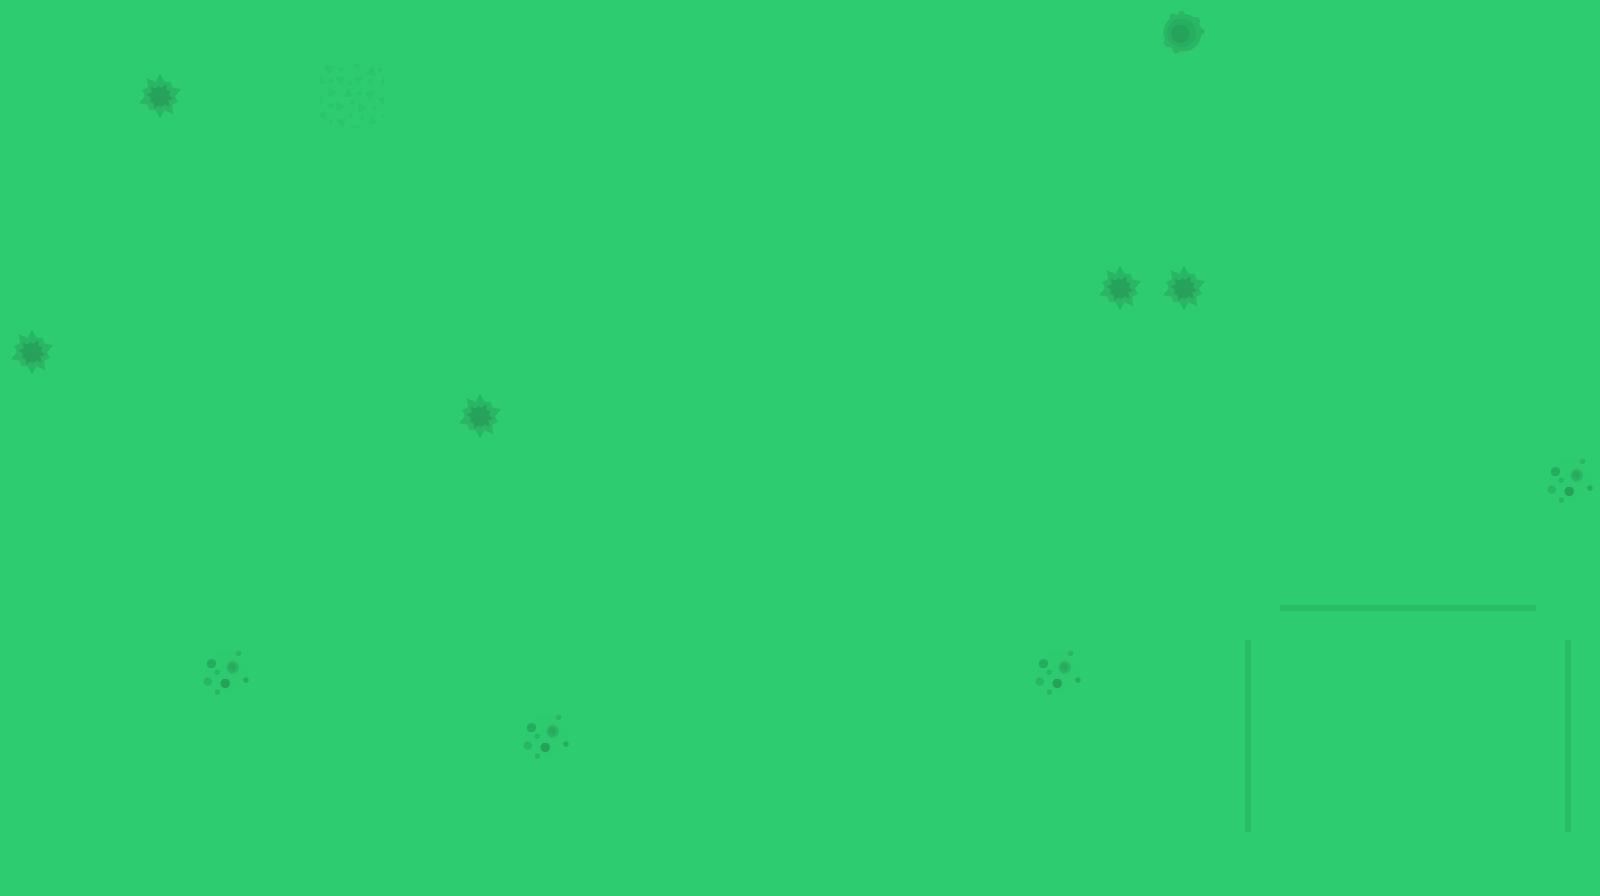

This is a level from a 2D game, rendered from its Tiled map with the project's own tilesets. A one-line summary and the map file follow, with tile-layer data summarised:
An orthogonal 25x14 tile map with 64x64 px tiles, 2 tile layers (Ground, Decor) and 48 objects (27x stone, 21x tree).

<map version="1.10" tiledversion="1.10.0" orientation="orthogonal" renderorder="right-down" width="25" height="14" tilewidth="64" tileheight="64" infinite="0" nextlayerid="11" nextobjectid="102">
 <tileset firstgid="1" name="td_tilesheet" tilewidth="64" tileheight="64" tilecount="299" columns="23">
  <image source="td_tilesheet.png" trans="ffffff" width="1472" height="832" />
 </tileset>
 <layer id="1" name="Ground" class="towerBase" width="25" height="14">
  <data>[350 cells, 350 non-empty, 2 distinct tile ids]</data>
 </layer>
 <layer id="2" name="Decor" width="25" height="14">
  <data>[350 cells, 20 non-empty, 5 distinct tile ids]</data>
 </layer>
 <objectgroup id="3" name="Resources">
  <object id="81" name="tree" type="tree" gid="131" x="773.131" y="311.926" width="64" height="64" />
  <object id="82" name="tree" type="tree" gid="131" x="904.71" y="180.347" width="64" height="64" />
  <object id="83" name="tree" type="tree" gid="131" x="550.808" y="248.405" width="64" height="64" />
  <object id="84" name="tree" type="tree" gid="131" x="348.902" y="581.889" width="64" height="64" />
  <object id="85" name="tree" type="tree" gid="131" x="1142.66" y="189.947" width="64" height="64" />
  <object id="86" name="tree" type="tree" gid="131" x="1183.75" y="763.377" width="64" height="64" />
  <object id="87" name="tree" type="tree" gid="131" x="1179.21" y="350.492" width="64" height="64" />
  <object id="88" name="tree" type="tree" gid="131" x="269.501" y="350.492" width="64" height="64" />
  <object id="89" name="tree" type="tree" gid="131" x="203.712" y="690.782" width="64" height="64" />
  <object id="90" name="tree" type="tree" gid="131" x="675.581" y="677.171" width="64" height="64" />
  <object id="91" name="tree" type="tree" gid="131" x="385.200" y="400.401" width="64" height="64" />
  <object id="92" name="tree" type="tree" gid="131" x="371.588" y="230.256" width="64" height="64" />
  <object id="93" name="tree" type="tree" gid="131" x="1394.73" y="275.628" width="64" height="64" />
  <object id="94" name="tree" type="tree" gid="131" x="1338.01" y="575.083" width="64" height="64" />
  <object id="95" name="tree" type="tree" gid="131" x="1342.55" y="80.5283" width="64" height="64" />
  <object id="96" name="tree" type="tree" gid="131" x="31.2983" y="71.4539" width="64" height="64" />
  <object id="97" name="tree" type="tree" gid="131" x="94.8191" y="502.488" width="64" height="64" />
  <object id="98" name="tree" type="tree" gid="131" x="49.4471" y="885.882" width="64" height="64" />
  <object id="99" name="tree" type="tree" gid="131" x="639.284" y="840.51" width="64" height="64" />
  <object id="100" name="tree" type="tree" gid="131" x="423.766" y="776.989" width="64" height="64" />
  <object id="101" name="tree" type="tree" gid="131" x="682.118" y="397.246" width="64" height="64" />
  <object id="53" name="stone" type="stone" gid="137" x="1329.16" y="399.514" width="64" height="64" />
  <object id="54" name="stone" type="stone" gid="137" x="426.258" y="340.530" width="64" height="64" />
  <object id="55" name="stone" type="stone" gid="137" x="76.8929" y="154.505" width="64" height="64" />
  <object id="56" name="stone" type="stone" gid="137" x="144.951" y="524.287" width="64" height="64" />
  <object id="57" name="stone" type="stone" gid="137" x="603.209" y="553.779" width="64" height="64" />
  <object id="58" name="stone" type="stone" gid="137" x="333.245" y="696.701" width="64" height="64" />
  <object id="59" name="stone" type="stone" gid="137" x="49.6697" y="796.519" width="64" height="64" />
  <object id="60" name="stone" type="stone" gid="137" x="678.073" y="857.771" width="64" height="64" />
  <object id="61" name="stone" type="stone" gid="137" x="1009.29" y="823.742" width="64" height="64" />
  <object id="62" name="stone" type="stone" gid="137" x="1177.17" y="662.672" width="64" height="64" />
  <object id="64" name="stone" type="stone" gid="137" x="928.666" y="692.367" width="64" height="64" />
  <object id="65" name="stone" type="stone" gid="137" x="936.693" y="474.377" width="64" height="64" />
  <object id="66" name="stone" type="stone" gid="137" x="1106.46" y="211.669" width="64" height="64" />
  <object id="67" name="stone" type="stone" gid="137" x="1480.06" y="541.206" width="64" height="64" />
  <object id="68" name="stone" type="stone" gid="137" x="1102.30" y="363.216" width="64" height="64" />
  <object id="69" name="stone" type="stone" gid="137" x="1351.85" y="220.294" width="64" height="64" />
  <object id="70" name="stone" type="stone" gid="137" x="1292.86" y="113.670" width="64" height="64" />
  <object id="71" name="stone" type="stone" gid="137" x="870.904" y="231.637" width="64" height="64" />
  <object id="72" name="stone" type="stone" gid="137" x="723.445" y="320.113" width="64" height="64" />
  <object id="73" name="stone" type="stone" gid="137" x="571.448" y="297.426" width="64" height="64" />
  <object id="74" name="stone" type="stone" gid="137" x="342.319" y="215.757" width="64" height="64" />
  <object id="75" name="stone" type="stone" gid="137" x="249.307" y="333.724" width="64" height="64" />
  <object id="76" name="stone" type="stone" gid="137" x="655.387" y="90.9837" width="64" height="64" />
  <object id="77" name="stone" type="stone" gid="137" x="58.7441" y="301.964" width="64" height="64" />
  <object id="78" name="stone" type="stone" gid="137" x="1460.74" y="839.623" width="64" height="64" />
  <object id="79" name="stone" type="stone" gid="137" x="1363.19" y="753.416" width="64" height="64" />
  <object id="80" name="stone" type="stone" gid="137" x="1467.55" y="871.383" width="64" height="64" />
 </objectgroup>
</map>
